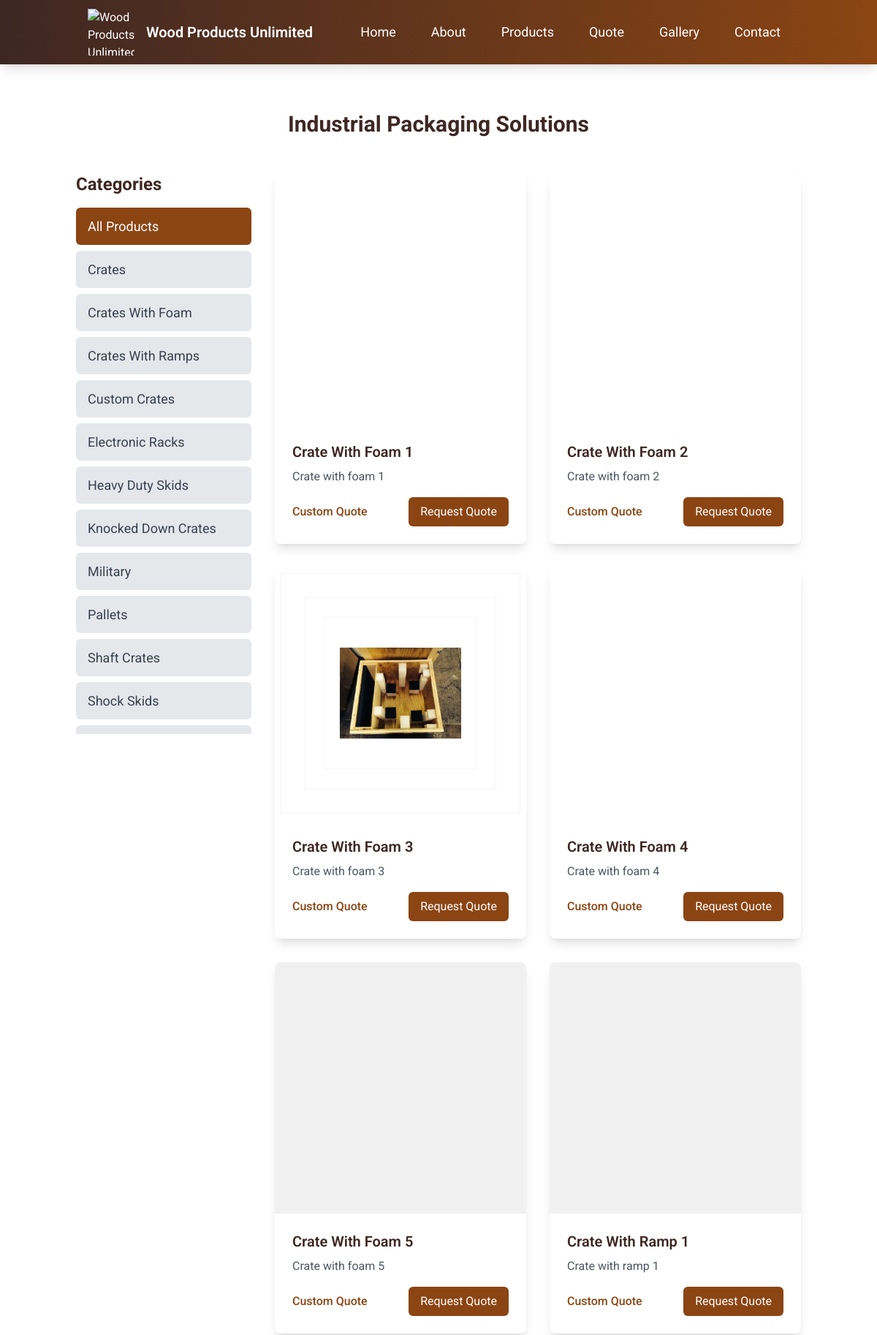
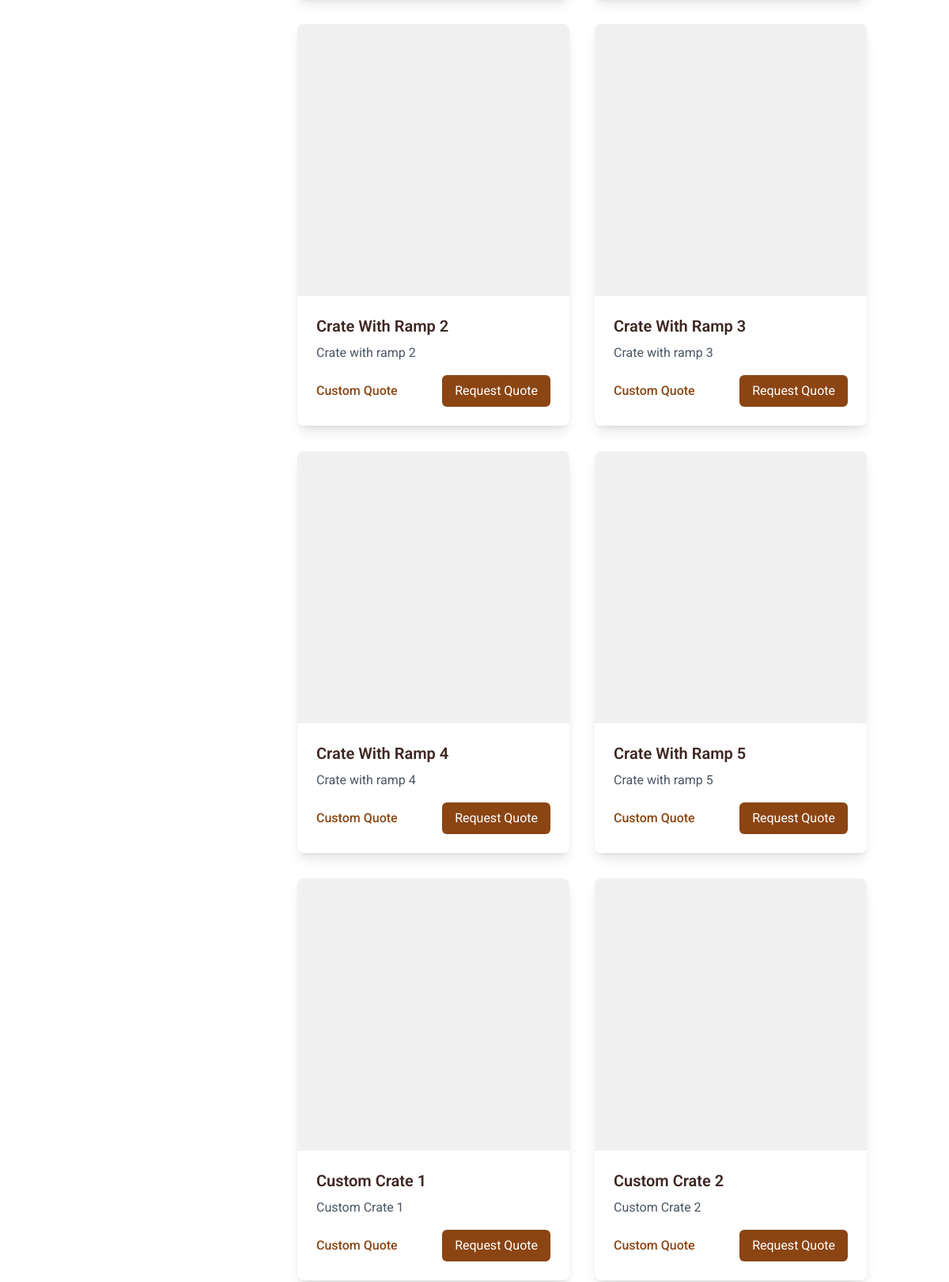
Page /products (upper part) on the committed database (2 pictures, top to bottom).
### models.py (models this page shows)
class Product(db.Model):
    id = db.Column(db.Integer, primary_key=True)
    name = db.Column(db.String(100), nullable=False)
    description = db.Column(db.Text, nullable=False)
    category = db.Column(db.String(50), nullable=False)
    package_type = db.Column(db.String(50), nullable=True)  # Added package_type field
    image_url = db.Column(db.String(200), nullable=False)
    price = db.Column(db.Float, nullable=False)
    is_featured = db.Column(db.Boolean, default=False)  # Added is_featured field
    created_at = db.Column(db.DateTime, default=datetime.utcnow)

### routes/public/routes.py (the view)
@public.route('/products')
def products():
    try:
        products = Product.query.order_by(Product.name.asc()).all()
        categories = sorted(set(p.category for p in products if p.category))
        return render_template('products.html',
                             products=products,
                             categories=categories)
    except Exception as e:
        print(f"Error in products route: {str(e)}")
        flash('Error loading products. Please try again later.', 'error')
        return render_template('products.html',
                             products=[],
                             categories=[])

### templates/products.html (shortened to what this page needs)
{% extends "base.html" %}
{% block content %}
<div class="container mx-auto px-4 py-16">
    <h1 class="text-3xl font-bold text-center mb-12">Industrial Packaging Solutions</h1>
    <div class="flex flex-col md:flex-row gap-8">
        <div class="w-full md:w-1/4">
            <div class="sticky top-4">
                <h2 class="text-2xl font-bold mb-4">Categories</h2>
                <div class="flex flex-col space-y-2 mb-12">
                    <button class="category-filter text-left px-4 py-3 rounded-md bg-wood-brown text-white hover:bg-wood-dark w-full transition-all"
                            data-category="all">
                        All Products
                    </button>
                    {% set categories = [] %}
                    {% for product in products %}
                        {% if product.category not in categories %}
                            {% set _ = categories.append(product.category) %}
                        {% endif %}
                    {% endfor %}
                    {% for category in categories|sort %}
                    <button class="category-filter text-left px-4 py-3 rounded-md bg-gray-200 hover:bg-wood-brown hover:text-white w-full transition-all"
                            data-category="{{ category }}">
                        {{ category }}
                    </button>
                    {% endfor %}
                </div>
            </div>
        </div>
        <div class="w-full md:w-3/4">
            <div class="grid grid-cols-1 md:grid-cols-2 gap-8">
                {% for product in products %}
                <div class="product-card bg-white rounded-lg shadow-lg overflow-hidden"
                     data-category="{{ product.category }}">
                    {% if product.image_url %}
                    <img src="{{ product.image_url.variants.medium if product.image_url is mapping else product.image_url }}"
                         alt="{{ product.name }}"
                         class="w-full h-64 object-cover"
                         loading="lazy"
                         decoding="async">
                    {% endif %}
                    <div class="p-6">
                        <h3 class="text-xl font-semibold mb-2">{{ product.name }}</h3>
                        <p class="text-gray-600 mb-4">{{ product.description }}</p>
                        <div class="flex justify-between items-center">
                            <div class="text-wood-brown font-medium">Custom Quote</div>
                            <a href="{{ url_for('public.contact') }}"
                               class="bg-wood-brown text-white px-4 py-2 rounded-md hover:bg-wood-dark">
                                Request Quote
                            </a>
                        </div>
                    </div>
                </div>
                {% endfor %}
            </div>
        </div>
    </div>
</div>
{% endblock %}

### templates/base.html (shortened to what this page needs)
<!doctype html>
<html lang="en">
    <head>
        <link
            href="{{ url_for('static', filename='css/tailwind.css') }}"
            rel="stylesheet"
        />
        <link
            href="{{ url_for('static', filename='css/custom.css') }}"
            rel="stylesheet"
        />
    </head>
    <body class="flex flex-col min-h-screen bg-white text-wood-dark">
        <nav class="inset-0 bg-opacity-90 bg-gradient-to-r from-wood-dark to-wood-brown text-white shadow-lg" role="navigation" aria-label="Main navigation">
            <div class="container mx-auto px-4 lg:px-8">
                <div class="flex justify-between items-center py-3">
                    <div class="flex items-center">
                        <div class="flex-shrink-0 w-16 h-16">
                            <a href="/" aria-label="Home">
                                <picture>
                                    <source srcset="{{ url_for('static', filename='images/wpulogo350.webp') }}" type="image/webp">
                                    <img
                                        src="{{ url_for('static', filename='images/wpulog350.png') }}"
                                        class="w-full h-full object-contain"
                                        alt="Wood Products Unlimited Logo - Custom Industrial Wood Packaging Solutions"
                                        loading="eager"
                                        fetchpriority="high"
                                        decoding="sync"
                                    />
                                </picture>
                            </a>
                        </div>
                        <div class="ml-4 text-xl font-semibold text-wood-light" role="heading" aria-level="1">
                            Wood Products<br class="md:hidden"> Unlimited
                        </div>
                    </div>
                    <div class="hidden md:flex space-x-4 lg:space-x-6 items-center text-lg ml-auto" role="menubar">
                        <a href="/"
                           class="text-wood-light hover:text-wood-accent px-3"
                           role="menuitem"
                           aria-current="{% if request.path == '/' %}page{% endif %}">Home</a>
                        <a href="/about"
                           class="text-wood-light hover:text-wood-accent px-3"
                           role="menuitem"
                           aria-current="{% if request.path == '/about' %}page{% endif %}">About</a>
                        <a href="/products"
                           class="text-wood-light hover:text-wood-accent px-3"
                           role="menuitem"
                           aria-current="{% if request.path == '/products' %}page{% endif %}">Products</a>
                        <a href="/quote"
                           class="text-wood-light hover:text-wood-accent px-3"
                           role="menuitem"
                           aria-current="{% if request.path == '/quote' %}page{% endif %}">Quote</a>
                        <a href="/gallery"
                           class="text-wood-light hover:text-wood-accent px-3"
                           role="menuitem"
                           aria-current="{% if request.path == '/gallery' %}page{% endif %}">Gallery</a>
                        <a href="/contact"
                           class="text-wood-light hover:text-wood-accent px-3"
                           role="menuitem"
                           aria-current="{% if request.path == '/contact' %}page{% endif %}">Contact</a>
                    </div>
                </div>
            </div>
        </nav>
        <main id="main-content">
         {% block content %}{% endblock %}
    </body>
</html>

### templates/products.html (style rules this page uses)
.category-filter { font-size: 1.125rem; transition: all 0.3s ease; }
.sticky { position: sticky; top: 1rem; max-height: calc(100vh - 2rem); overflow-y: auto; }
.sticky { -ms-overflow-style: none; scrollbar-width: none; }

### rows in the picture
Product: category "Crates"
Product: category "Crates With Foam", image_url.variants (picture), name "Crate With Foam 1", description "Crate with foam 1"
Product: category "Crates With Ramps", name "Crate With Ramp 1", description "Crate with ramp 1"
Product: category "Custom Crates", name "Custom Crate 1", description "Custom Crate 1"
Product: category "Electronic Racks"
Product: category "Heavy Duty Skids"
Product: category "Knocked Down Crates"
Product: category "Military"
Product: category "Pallets"
Product: category "Shaft Crates"
Product: category "Shock Skids"
Product: image_url.variants (picture), name "Crate With Foam 2", description "Crate with foam 2"
Product: image_url.variants (picture), name "Crate With Foam 3", description "Crate with foam 3"
Product: image_url.variants (picture), name "Crate With Foam 4", description "Crate with foam 4"
Product: name "Crate With Foam 5", description "Crate with foam 5"
Product: name "Crate With Ramp 2", description "Crate with ramp 2"
Product: name "Crate With Ramp 3", description "Crate with ramp 3"
Product: name "Crate With Ramp 4", description "Crate with ramp 4"
Product: name "Crate With Ramp 5", description "Crate with ramp 5"
Product: name "Custom Crate 2", description "Custom Crate 2"
